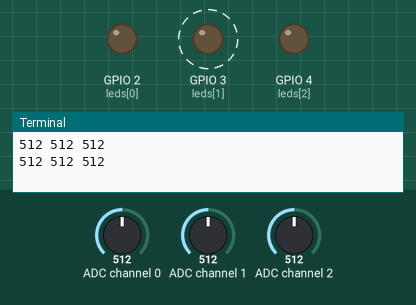
Recording of a program running on a simulated Raspberry Pi (BCM pin numbers). Shown: output pins drawn as LEDs (lit = HIGH), the last lines printed to the terminal. Dashed ring = blinking. The test bench sets the inputs (shaded band); at power-on: ADC channel 1 = 512, ADC channel 2 = 512, ADC channel 0 = 512 (analog values on the 0–1023 scale).

Above: at 1.2 s.
1.3 s: ADC channel 1 set to 683
4.7 s: ADC channel 1 set to 710
At 5.0 s:
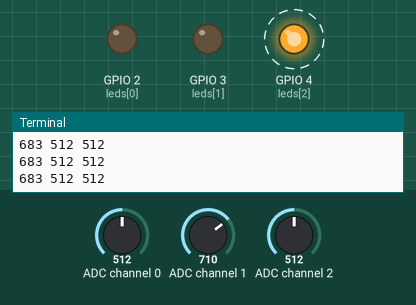
8.1 s: ADC channel 1 set to 290
At 8.6 s:
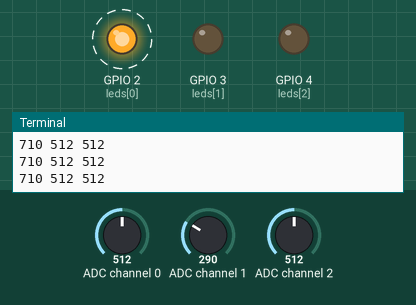
11.5 s: ADC channel 1 set to 317
At 11.5 s:
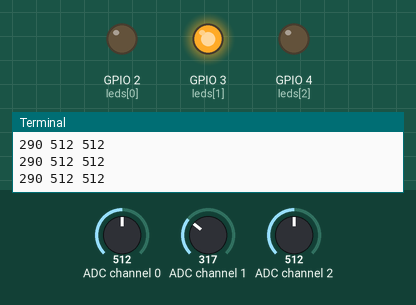
14.9 s: ADC channel 2 set to 0
At 15.5 s:
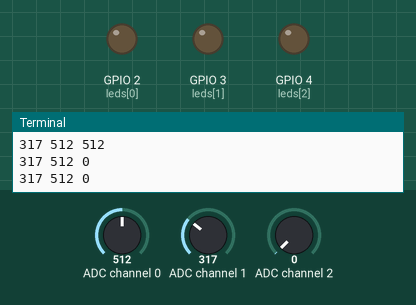
16.4 s: ADC channel 2 set to 18
At 16.5 s:
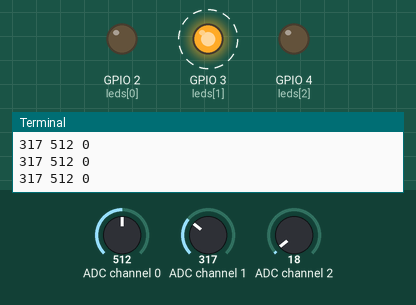
Timing chart, 0 to 20.8 s (numbered marks = the images above; inputs shaded):
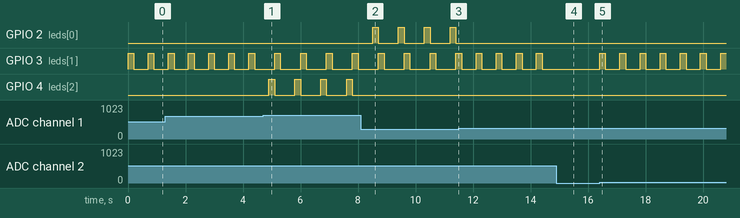

The program:

017_1_JOYSTICK_GGAMBBAK.py
```python
import spidev
import os
import time
import RPi.GPIO as _g

swt_channel = 2  # SWITCH NU REU NEUN GEO JOYSTICK = 0
vrx_channel = 1  # VRX IS CONNECTED TO 1
vry_channel = 0  # VRY IS CONNECTED TO 2
_g.setmode(_g.BCM)
leds = [2, 3, 4]

for l in leds:
    _g.setup(l, _g.OUT)

spi = spidev.SpiDev()
spi.open(0, 0)
spi.max_speed_hz = 1000000  # million hz!


def readChannel(channel):
    val = spi.xfer2([1, (8+channel) << 4, 0])
    data = ((val[1] & 3) << 8) + val[2]
    return data


while True:
    vrx_pos = readChannel(vrx_channel)
    vry_pos = readChannel(vry_channel)
    swt_val = readChannel(swt_channel)

    if vrx_pos < 300:
        _g.output(leds[0], 1)
        time.sleep(.2)
        _g.output(leds[0], 0)

    if vrx_pos > 700:

        _g.output(leds[2], 1)

        time.sleep(.2)

        _g.output(leds[2], 0)

    if swt_val > 0:
        _g.output(leds[1], 1)
        time.sleep(.2)
        _g.output(leds[1], 0)

    print(vrx_pos, vry_pos, swt_val)

    time.sleep(0.5)
```

Measured:
- the behaviour switches between 700 and 701 on ADC channel 1 (found by bisection; images 0 and 1)
- the behaviour switches between 299 and 300 on ADC channel 1 (found by bisection; images 2 and 3)
- after the input at 4.7 s, GPIO 3 (leds[1]): alternates HIGH for 0.20 s and LOW for 0.70 s, starting after 0.40 s; GPIO 4 (leds[2]): alternates HIGH for 0.20 s and LOW for 0.70 s, starting after 0.20 s
- after the input at 8.1 s, GPIO 2 (leds[0]): alternates HIGH for 0.20 s and LOW for 0.70 s, starting after 0.40 s; GPIO 4 (leds[2]): stops changing and stays LOW
- after the input at 11.5 s, GPIO 2 (leds[0]): stops changing and stays LOW
- after the input at 14.9 s, GPIO 3 (leds[1]): stops changing and stays LOW
- after the input at 16.4 s, GPIO 3 (leds[1]): alternates HIGH for 0.20 s and LOW for 0.50 s, starting at once
- by itself, GPIO 3 (leds[1]): alternates HIGH for 0.20 s and LOW for 0.50 s
